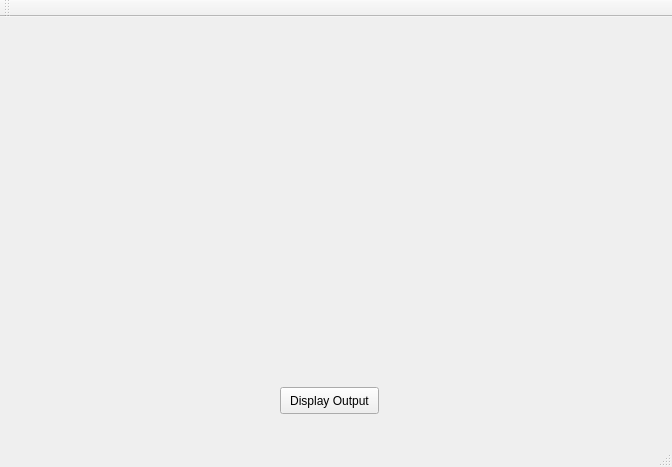
<?xml version="1.0" encoding="UTF-8"?>
<ui version="4.0">
 <class>Assn2</class>
 <widget class="QMainWindow" name="Assn2">
  <property name="geometry">
   <rect>
    <x>0</x>
    <y>0</y>
    <width>672</width>
    <height>467</height>
   </rect>
  </property>
  <property name="windowTitle">
   <string>Assn2</string>
  </property>
  <widget class="QWidget" name="centralWidget">
   <widget class="QLabel" name="label">
    <property name="geometry">
     <rect>
      <x>30</x>
      <y>20</y>
      <width>601</width>
      <height>341</height>
     </rect>
    </property>
    <property name="text">
     <string/>
    </property>
   </widget>
   <widget class="QPushButton" name="pushButton">
    <property name="geometry">
     <rect>
      <x>280</x>
      <y>370</y>
      <width>99</width>
      <height>27</height>
     </rect>
    </property>
    <property name="text">
     <string>Display Output</string>
    </property>
   </widget>
  </widget>
  <widget class="QMenuBar" name="menuBar">
   <property name="geometry">
    <rect>
     <x>0</x>
     <y>0</y>
     <width>672</width>
     <height>21</height>
    </rect>
   </property>
  </widget>
  <widget class="QToolBar" name="mainToolBar">
   <attribute name="toolBarArea">
    <enum>TopToolBarArea</enum>
   </attribute>
   <attribute name="toolBarBreak">
    <bool>false</bool>
   </attribute>
  </widget>
  <widget class="QStatusBar" name="statusBar"/>
 </widget>
 <layoutdefault spacing="6" margin="11"/>
 <resources/>
 <connections/>
</ui>
